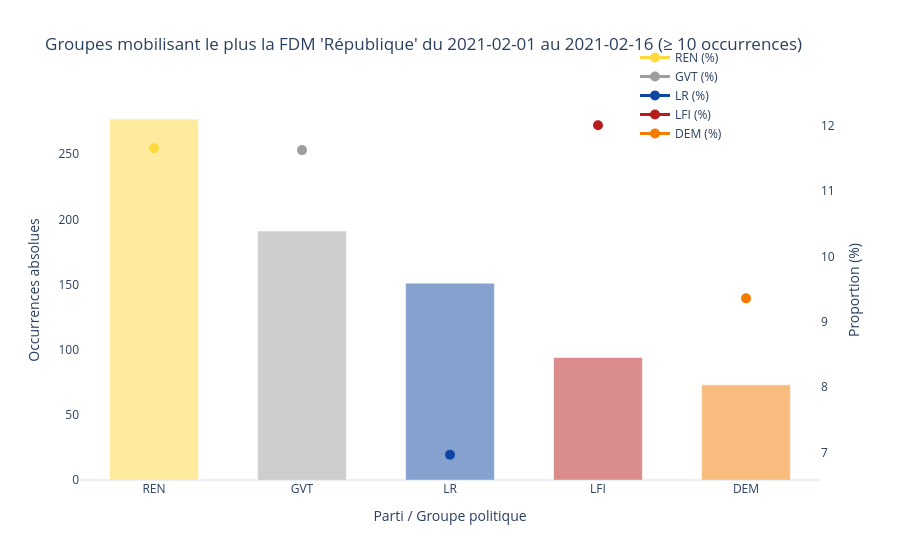

Write notebook code for a chart like this one.
### Markdown cell above
##### Projet de loi "séparatisme"

### Code cell
diachronique_séquences_partis(
    df,
    couleurs_groupes=couleurs_groupes,
    date_debut="2021-02-01", date_fin="2021-02-16", 
    periode="intervalle",
    seuil_min_true=10,
    top_n=5
)

### Figure 1 — Plotly figure (JSON) as saved in the notebook; plotly's stock layout.template omitted (floating-point values rounded to 4 significant figures)
{"data": [{"hovertemplate": "<b>REN</b><br>Occurrences : %{y}<extra></extra>", "marker": {"color": "#FFD83E"}, "name": "REN (VA)", "opacity": 0.5, "showlegend": false, "type": "bar", "x": ["REN"], "y": [277], "yaxis": "y"}, {"hovertemplate": "<b>REN</b><br>Proportion : %{y}<extra></extra>", "line": {"color": "#FFD83E", "width": 3}, "marker": {"size": 10, "symbol": "circle"}, "name": "REN (%)", "type": "scatter", "x": ["REN"], "y": [11.65], "yaxis": "y2"}, {"hovertemplate": "<b>GVT</b><br>Occurrences : %{y}<extra></extra>", "marker": {"color": "#9E9E9E"}, "name": "GVT (VA)", "opacity": 0.5, "showlegend": false, "type": "bar", "x": ["GVT"], "y": [191], "yaxis": "y"}, {"hovertemplate": "<b>GVT</b><br>Proportion : %{y}<extra></extra>", "line": {"color": "#9E9E9E", "width": 3}, "marker": {"size": 10, "symbol": "circle"}, "name": "GVT (%)", "type": "scatter", "x": ["GVT"], "y": [11.63], "yaxis": "y2"}, {"hovertemplate": "<b>LR</b><br>Occurrences : %{y}<extra></extra>", "marker": {"color": "#0D47A1"}, "name": "LR (VA)", "opacity": 0.5, "showlegend": false, "type": "bar", "x": ["LR"], "y": [151], "yaxis": "y"}, {"hovertemplate": "<b>LR</b><br>Proportion : %{y}<extra></extra>", "line": {"color": "#0D47A1", "width": 3}, "marker": {"size": 10, "symbol": "circle"}, "name": "LR (%)", "type": "scatter", "x": ["LR"], "y": [6.968], "yaxis": "y2"}, {"hovertemplate": "<b>LFI</b><br>Occurrences : %{y}<extra></extra>", "marker": {"color": "#B71C1C"}, "name": "LFI (VA)", "opacity": 0.5, "showlegend": false, "type": "bar", "x": ["LFI"], "y": [94], "yaxis": "y"}, {"hovertemplate": "<b>LFI</b><br>Proportion : %{y}<extra></extra>", "line": {"color": "#B71C1C", "width": 3}, "marker": {"size": 10, "symbol": "circle"}, "name": "LFI (%)", "type": "scatter", "x": ["LFI"], "y": [12.01], "yaxis": "y2"}, {"hovertemplate": "<b>DEM</b><br>Occurrences : %{y}<extra></extra>", "marker": {"color": "#F57C00"}, "name": "DEM (VA)", "opacity": 0.5, "showlegend": false, "type": "bar", "x": ["DEM"], "y": [73], "yaxis": "y"}, {"hovertemplate": "<b>DEM</b><br>Proportion : %{y}<extra></extra>", "line": {"color": "#F57C00", "width": 3}, "marker": {"size": 10, "symbol": "circle"}, "name": "DEM (%)", "type": "scatter", "x": ["DEM"], "y": [9.359], "yaxis": "y2"}], "layout": {"bargap": 0.4, "legend": {"bgcolor": "rgba(255,255,255,0.7)", "x": 0.75, "y": 1.15}, "title": {"text": "Groupes mobilisant le plus la FDM 'République' du 2021-02-01 au 2021-02-16 (≥ 10 occurrences)"}, "xaxis": {"title": {"text": "Parti / Groupe politique"}}, "yaxis": {"showgrid": false, "title": {"text": "Occurrences absolues"}}, "yaxis2": {"overlaying": "y", "showgrid": false, "side": "right", "title": {"text": "Proportion (%)"}}}}
